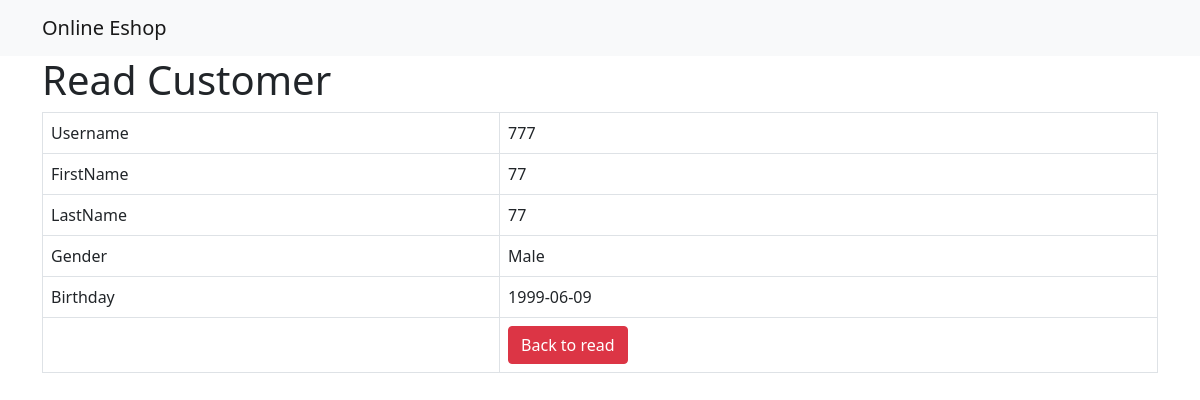
The app's page /eshop/read_two.php?Username=777 (signed in) with its own data.
### tables this page shows
CREATE TABLE `customers` (
  `Username` varchar(40) NOT NULL,
  `Password` varchar(100) NOT NULL,
  `FirstName` varchar(20) NOT NULL,
  `LastName` varchar(20) NOT NULL,
  `email` varchar(40) NOT NULL,
  `Gender` tinyint(1) DEFAULT NULL,
  `dob` date NOT NULL,
  `AccountStatus` tinyint(1) NOT NULL DEFAULT 1,
  `RegistrationDateTime` timestamp NOT NULL DEFAULT current_timestamp() ON UPDATE current_timestamp()
);

### eshop/read_two.php (the view, shortened to what this page needs)
<!DOCTYPE HTML>
<html>
<head>
    <link href="https://cdn.jsdelivr.net/npm/bootstrap@5.1.3/dist/css/bootstrap.min.css" rel="stylesheet">
</head>
<body>
    <nav class="navbar navbar-expand-lg navbar-light bg-light">
        <div class="container">
            <a class="navbar-brand" href="#">Online Eshop</a>
        </div>
    </nav>
    <div class="container">
        <div class="page-header">
            <h1>Read Customer</h1>
        </div>
        <?php
        $Username = isset($_GET['Username']) ? $_GET['Username'] : die('ERROR: Record Username not found.');
        include 'config/database.php';
        try {
            $query = "SELECT Username, FirstName, LastName, Gender, dob FROM customers WHERE Username = ? LIMIT 0,1";
            $stmt = $con->prepare($query);
            $stmt->bindParam(1, $Username);
            $stmt->execute();
            $row = $stmt->fetch(PDO::FETCH_ASSOC);
            $Username = $row['Username'];
            $FirstName = $row['FirstName'];
            $LastName = $row['LastName'];
            $Gender = $row['Gender'];
            $dob = $row['dob'];
        }
        catch (PDOException $exception) {
            die('ERROR: ' . $exception->getMessage());
        }
        ?>
        <table class='table table-hover table-responsive table-bordered'>
            <tr>
                <td>Username</td>
                <td><?php echo htmlspecialchars($Username, ENT_QUOTES);  ?></td>
            </tr>
            <tr>
                <td>FirstName</td>
                <td><?php echo htmlspecialchars($FirstName, ENT_QUOTES);  ?></td>
            </tr>
            <tr>
                <td>LastName</td>
                <td><?php echo htmlspecialchars($LastName, ENT_QUOTES);  ?></td>
            </tr>
            <tr>
                <td>Gender</td>
                <td><?php
                if ($Gender == 1){
                    echo "Male";
                }else{
                    echo "Female";
                }
                ?></td>
            </tr>
            <tr>
                <td>Birthday</td>
                <td><?php echo htmlspecialchars($dob, ENT_QUOTES);  ?></td>
            </tr>
            <tr>
                <td></td>
                <td>
                    <a href='readCustomers.php' class='btn btn-danger'>Back to read</a>
                </td>
            </tr>
        </table>
    </div>
</body>
</html>

### records on screen
customers: Username "777", FirstName "77", LastName "77", dob "1999-06-09"
